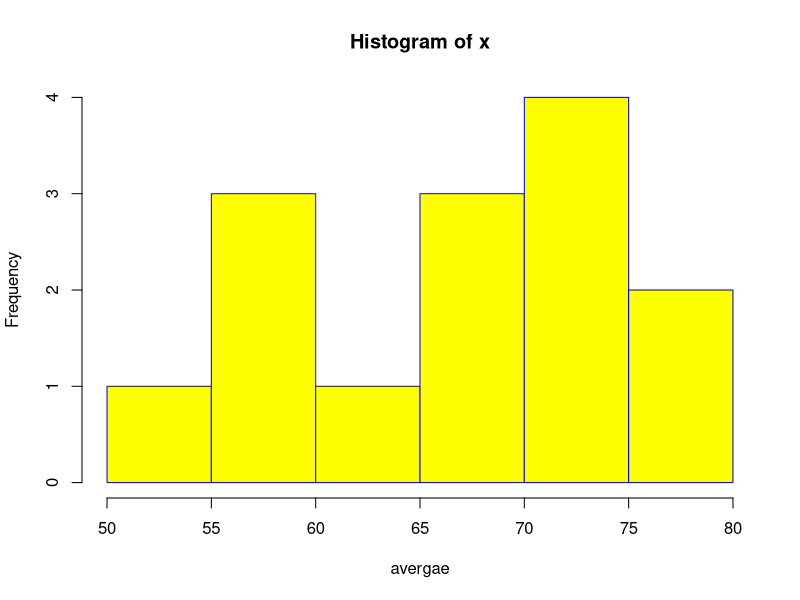
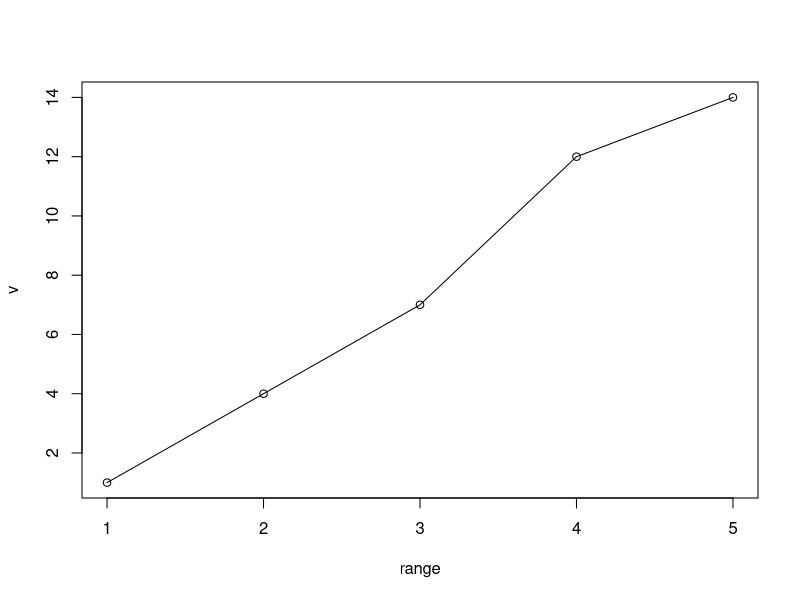
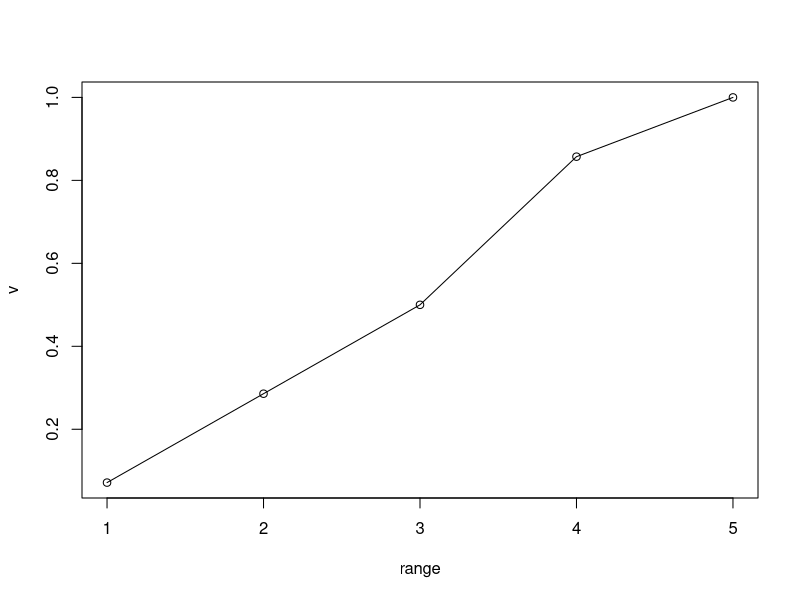

These figures' R source, in order:
#HW 12: Create a histogram , cumulative frequency graph, and relative cumulative frequency graph for overall average. 
student.name = c("dan","bob","sam","karl",
                 "Renzo Lee",
                 "Nyle Sparks",
                 "Corrina Kennedy",
                 "Alessio Rosario",
                 "Jevan Sawyer",
                 "Callan Bass",
                 "Samara Walmsley",
                 "Norma Walter",
                 "Kaif Villegas",
                 "Harleen Woodard")
math = c(80,70,60,50,78,50,64,85,95,76,82,74,65,72)
physics = c(80,70,60,50,80,70,60,50,78,50,64,85,95,76)
chemistry = c(80,70,60,50,60,50,80,70,60,50,78,50,64,85)
psychology = c(80,70,60,50,80,70,60,50,60,50,80,70,60,95)
history = c(80,70,60,50,70,60,50,80,70,60,50,78,50,64)
sex = c("male","male","female","male","male","male","female","male","male","male","female","male","male","male" )
disabilities = c("no", "yes", "no","no", "no","no", "no","no", "no","no", "no","no", "no","yes")
origin = c("israel", "england", "us","other","israel","france","belgium","us","switzerland","us","austria","other","israel","us")


data <- data.frame(student.name,math,physics,chemistry,psychology,history,sex,disabilities,origin)
data


keep <- c("math" ,"physics", "chemistry" ,"psychology","history")
df = data[keep]
df
average <- rowMeans(df)
data <- cbind(data,average)


# Create data for the graph.
x <- as.vector(data$avera)

# Give the chart file a name.
png(file = "histogram.png")

# Create the histogram.
hist(x,xlab = "avergae",col = "yellow",border = "blue")

# Save the file.
dev.off()

x <- as.vector(data$average)
#Your code
factorx <- factor(cut(x, breaks=nclass.Sturges(x)))
#Tabulate and turn into data.frame
xout <- as.data.frame(table(factorx))
xout
#Add cumFreq and proportions
xout <- transform(xout, cumFreq = cumsum(Freq), relative = prop.table(Freq))
xout                  

# Create the data for the chart.
v <- x <- as.vector(xout$cumFreq)

# Give the chart file a name.
png(file = "cumulative_frequency .jpg")

# Plot the bar chart. 
plot(v,type = "o",xlab = "range")

# Save the file.
dev.off()

# Create the data for the chart.
v <- cumsum(as.vector(xout$relative))
v
# Give the chart file a name.
png(file = "relative_cumulative_frequency .jpg")

# Plot the bar chart. 
plot(v,type = "o",xlab = "range",)

# Save the file.
dev.off()


